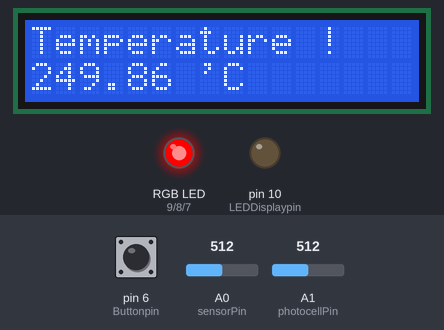
Bench run of a sketch on a simulated Arduino Uno, built with avr-gcc and run on an emulated ATmega328P. Parts: 16×2 character LCD, an RGB LED mixed from three pins (HIGH = lit), output pins drawn as LEDs (lit = HIGH). The inputs (shaded band) are chosen by the test bench; at power-on: pin 6 (Buttonpin) LOW, A0 (sensorPin) = 512, A1 (photocellPin) = 512. What the sketch prints to the serial monitor is not drawn.

Above: at 4.1 s.
4.2 s: pin 6 (Buttonpin) pulled HIGH for 1 s
At 5.0 s:
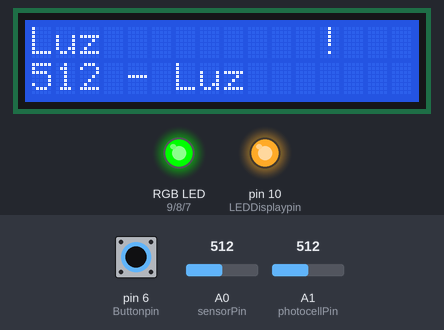
6.7 s: A0 (sensorPin) set to 67
At 8.1 s:
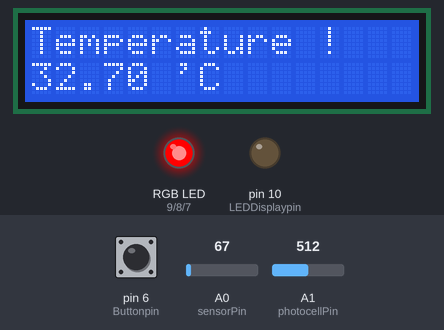
8.4 s: A0 (sensorPin) set to 58
At 9.6 s:
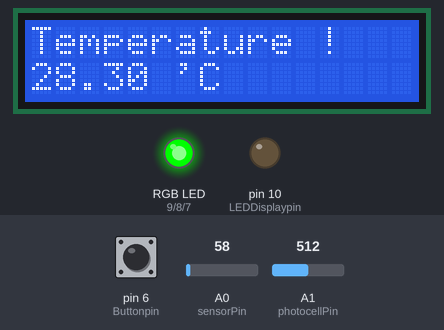
10.1 s: A1 (photocellPin) set to 56
11.6 s: A1 (photocellPin) set to 46
At 12.8 s:
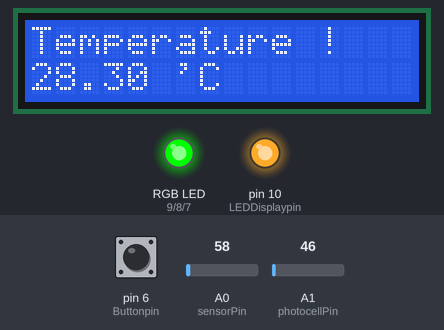
13.1 s: pin 6 (Buttonpin) pulled HIGH for 0.15 s
At 14.2 s:
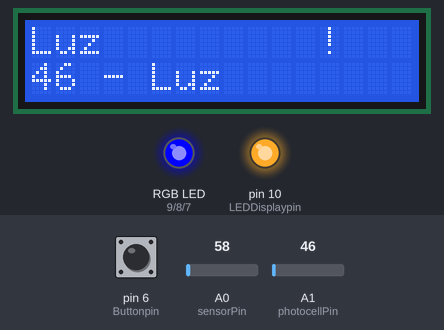
Timing chart, 0 to 15.7 s (numbered marks = the images above; inputs shaded):
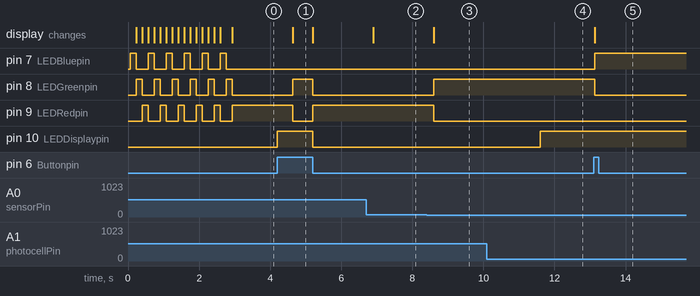

The sketch:

superTerm.ino
```cpp
#include <LiquidCrystal.h>

LiquidCrystal lcd(12, 11, 5, 4, 3, 2);
const int sensorPin = 0;
const String Cel = " 'C";
const String xluz = "Luz";
const int photocellPin = 1;
const int LEDDisplaypin = 10;

const int LEDRedpin = 9;
const int LEDGreenpin = 8;
const int LEDBluepin = 7;

const int Buttonpin = 6;
int ButtonpinResult = 0;
int State = 1;

void mdelay ( int t )
{
  int xt = t;
  while ( xt > 0)
  {
    checkLight ();
    delay(1);
    xt--;
  }
}

void RGBLed (int pled)
{
  if ( pled < LEDBluepin || pled > LEDRedpin )
    exit;

  digitalWrite (LEDRedpin   , LOW);
  digitalWrite (LEDGreenpin , LOW);
  digitalWrite (LEDBluepin  , LOW);

  digitalWrite (pled   , HIGH);
}

void checkLight ()
{
  if ( digitalRead ( Buttonpin ) == HIGH )
    ButtonpinResult = 1;
//  else
  //  ButtonpinResult = 0;

  if ( ( analogRead(photocellPin) <= 50 ) || ButtonpinResult )
  {
    digitalWrite(LEDDisplaypin, HIGH);
    if ( ButtonpinResult > 0 )
      ButtonpinResult--;
  }
  else
    digitalWrite(LEDDisplaypin, LOW);
}

void FTemperature ()
{
  float temperature;
  temperature = analogRead(sensorPin);    // reading analog sensor value
  temperature = temperature*0.488;
  lcd.clear();
  lcd.print("Temperature !");
  lcd.setCursor(0, 1);

  if (temperature >= 30)
    RGBLed(LEDRedpin);
  else if (temperature >= 20)
    RGBLed(LEDGreenpin);
  else
    RGBLed(LEDBluepin);

  checkLight ();

  lcd.print(temperature);
  lcd.print(Cel);
  Serial.print(temperature);
  Serial.println(Cel);

  mdelay(500);
}

void Fluz()
{
  int luz;
  luz = analogRead(photocellPin);
  lcd.clear();
  lcd.print("Luz         !");
  lcd.setCursor(0, 1);

  if (luz >= 700)
    RGBLed(LEDRedpin);
  else if (luz >= 200)
    RGBLed(LEDGreenpin);
  else
    RGBLed(LEDBluepin);

  checkLight ();

  lcd.print(luz);
  lcd.print(" - ");
  lcd.print(xluz);
  Serial.print(xluz);
  Serial.print(" - ");
  Serial.println ( analogRead(photocellPin) );

  mdelay(500);
}

///////////////////////

void setup()
{
  int x;
  lcd.begin(16, 2);
  pinMode (LEDDisplaypin , OUTPUT);

  pinMode (LEDRedpin , OUTPUT);
  pinMode (LEDGreenpin , OUTPUT);
  pinMode (LEDBluepin , OUTPUT);

  pinMode (Buttonpin , INPUT);

  Serial.begin(9600);

  checkLight ();

  lcd.setCursor(0, 0);
  lcd.print("    LOADING");

  lcd.setCursor(0, 1);
  for ( int i = 0 ; i < 17 ; i++ )
  {
    x = ( i%3 ) + LEDBluepin;

    lcd.print("=");
    checkLight ();
    RGBLed (x);
    mdelay(150);
  }


}

void loop()
{
    if ( digitalRead ( Buttonpin ) == HIGH )
      State = ( State )?0:1;

    if ( State )
    {
      Serial.println ("FTemperature");
      FTemperature ();
    }
    else
    {
      Serial.println ("Fluz");
      Fluz();
    }
}
```

Measured:
- the behaviour switches between 62 and 61 on A0 (sensorPin) (found by bisection; images 2 and 3)
- the behaviour switches between 51 and 50 on A1 (photocellPin) (found by bisection; images 3 and 4)
- after the input at 4.2 s, pin 8 (LEDGreenpin): LOW → HIGH after 0.43 s, → LOW 0.57 s later; pin 9 (LEDRedpin): HIGH → LOW after 0.43 s, → HIGH 0.57 s later; pin 10 (LEDDisplaypin): LOW → HIGH at once, → LOW 1.0 s later; the display: changes after 0.43 s (image 1)
- after the input at 6.7 s, the display: changes after 0.20 s (image 2)
- after the input at 8.4 s, pin 8 (LEDGreenpin): LOW → HIGH after 0.20 s; pin 9 (LEDRedpin): HIGH → LOW after 0.20 s; the display: changes after 0.20 s (image 3)
- after the input at 11.6 s, pin 10 (LEDDisplaypin): LOW → HIGH at once
- after the input at 13.1 s, pin 7 (LEDBluepin): LOW → HIGH at once; pin 8 (LEDGreenpin): HIGH → LOW at once; the display: changes at once (image 5)
- by itself, pin 8 (LEDGreenpin): alternates HIGH for 0.17 s and LOW for 0.34 s, 11 changes in all, then stays LOW
